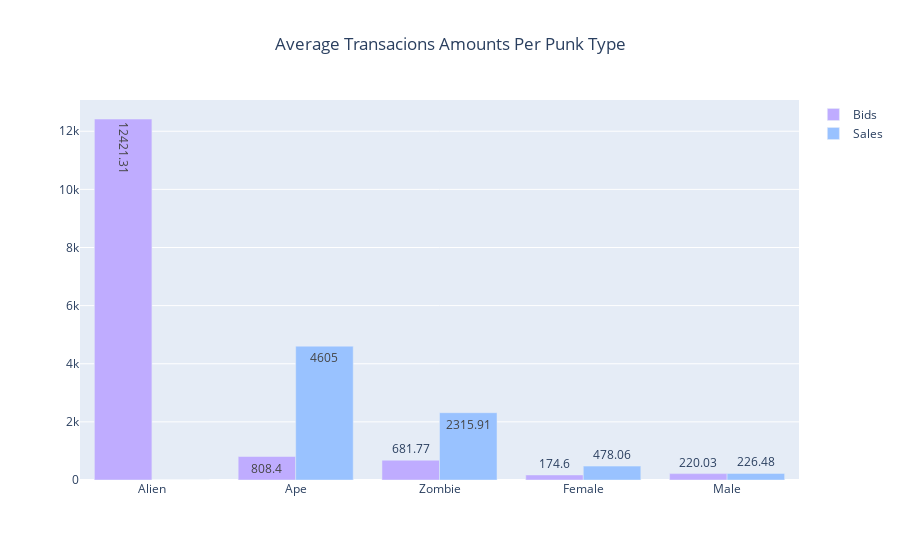

Here is the notebook cell this chart was saved with:
### Code cell
# citation: https://plotly.com/python/bar-charts/
type_names = ['Alien', 'Ape', 'Zombie', 'Female', 'Male']

fig = go.Figure(data=[
    go.Bar(name='Bids', 
           x=type_names,
           y= [12421.31, 808.40, 681.77, 174.60, 220.03],
           text = [12421.31, 808.40, 681.77, 174.60, 220.03],
           marker = {'color': '#bfacff'}), 
    go.Bar(name='Sales',
           x=type_names,
           y= [0, 4605.00, 2315.91, 478.06, 226.48],
           text = [0, 4605, 2315.91, 478.06, 226.48],
           marker = {'color': '#99c2ff'})
    
])
# Change the bar mode
fig.update_layout(barmode='group', title = 'Average Transacions Amounts Per Punk Type', title_x=.5)
fig.show()

### Figure 1 — Plotly figure (JSON) as saved in the notebook; plotly's stock layout.template omitted (floating-point values rounded to 4 significant figures)
{"data": [{"marker": {"color": "#bfacff"}, "name": "Bids", "text": ["12421.31", "808.4", "681.77", "174.6", "220.03"], "type": "bar", "x": ["Alien", "Ape", "Zombie", "Female", "Male"], "y": [12420.0, 808.4, 681.8, 174.6, 220.0]}, {"marker": {"color": "#99c2ff"}, "name": "Sales", "text": ["0", "4605", "2315.91", "478.06", "226.48"], "type": "bar", "x": ["Alien", "Ape", "Zombie", "Female", "Male"], "y": [0, 4605, 2316.0, 478.1, 226.5]}], "layout": {"autosize": true, "barmode": "group", "title": {"text": "Average Transacions Amounts Per Punk Type", "x": 0.5}, "xaxis": {"autorange": true, "range": [-0.5, 4.5], "type": "category"}, "yaxis": {"autorange": true, "range": [0, 13080.0], "type": "linear"}}}
